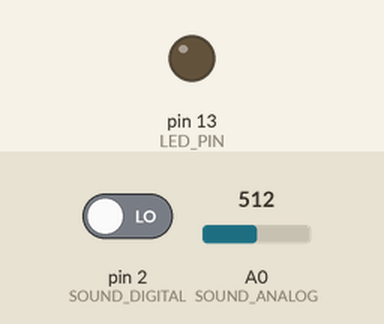
Simulated run of this program. Board: Arduino Mega 2560, built with avr-gcc and run on an emulated ATmega2560. Parts: output pins drawn as LEDs (lit = HIGH). Dashed ring = blinking. Inputs (shaded band) come from the test bench; at power-on: pin 2 (SOUND_DIGITAL) LOW, A0 (SOUND_ANALOG) = 512. What the program prints to the serial monitor is not drawn.

Above: at 1.2 s.
1.3 s: pin 2 (SOUND_DIGITAL) driven HIGH
At 1.7 s:
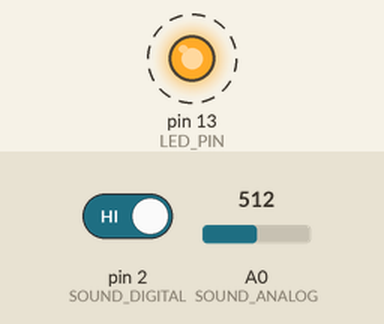
4.3 s: pin 2 (SOUND_DIGITAL) driven LOW
At 5.1 s:
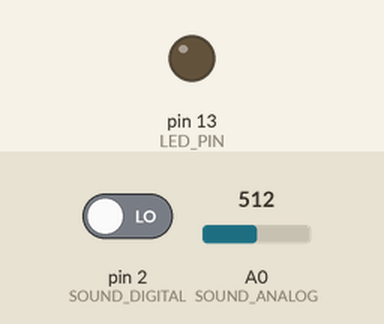
5.8 s: A0 (SOUND_ANALOG) set to 11
7.3 s: A0 (SOUND_ANALOG) set to 8
Timing chart, 0 to 10.3 s (numbered marks = the images above; inputs shaded):
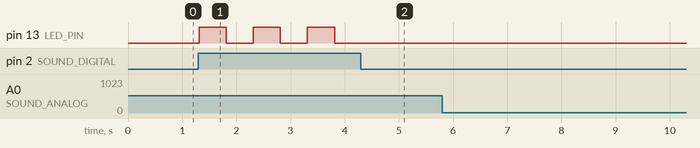

Measured:
- after the input at 1.3 s, pin 13 (LED_PIN): alternates HIGH for 0.50 s and LOW for 0.50 s, starting at once
- after the input at 4.3 s, pin 13 (LED_PIN): stays LOW (without the input it goes to HIGH after 0.01 s)
- after the input at 5.8 s, every drawn part: stays the same
- after the input at 7.3 s, every drawn part: stays the same

The program:

main.cpp
```cpp
#include <Arduino.h>

// Pin assignments — must match wiring.yaml
constexpr int SOUND_ANALOG  = A0;
constexpr int SOUND_DIGITAL = 2;
constexpr int LED_PIN       = LED_BUILTIN;  // Pin 13, onboard LED

bool ledState = false;

void setup() {
  Serial.begin(9600);
  pinMode(SOUND_ANALOG, INPUT);
  pinMode(SOUND_DIGITAL, INPUT);
  pinMode(LED_PIN, OUTPUT);
}

void loop() {
  int sensorData = analogRead(SOUND_ANALOG);
  Serial.print("Sound = ");
  Serial.println(sensorData);

  int sound = digitalRead(SOUND_DIGITAL);

  if (sound == HIGH) {
    ledState = !ledState;
    digitalWrite(LED_PIN, ledState ? HIGH : LOW);
    delay(500);  // Debounce — ignore follow-up triggers
  }
}
```
